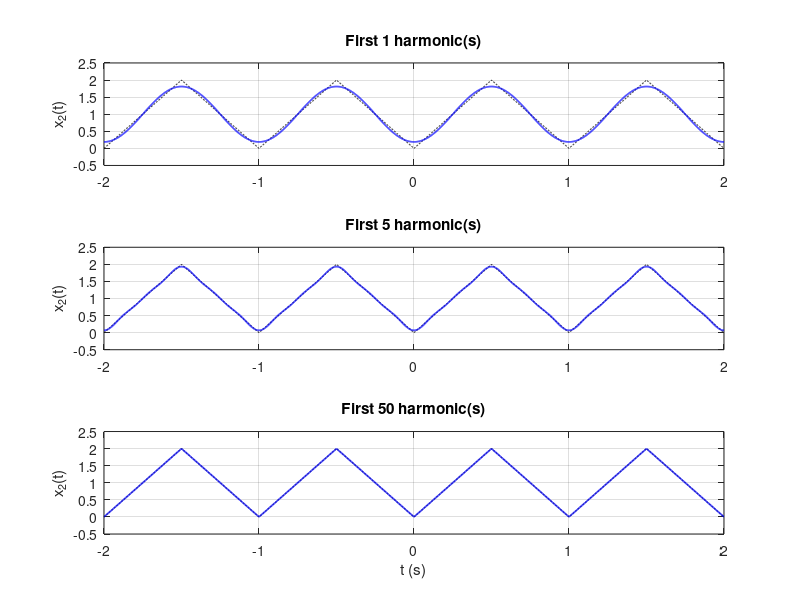

The MATLAB script that drew this image:
% ---------- q2_partial.m ----------
1;
function xN = tri_partial(N, t, w0)
  xN = ones(size(t));                          % a0 = 1
  for k = 1:2:N
    xN += -(8/(pi^2*k^2))*cos(k*w0*t);
  end
end

clear; close all; clc;
w0 = 2*pi; t = linspace(-2, 2, 4001);
x2 = 4*abs(t - round(t));                      % original triangular wave
Ns = [1 5 50];

figure(3);
for i = 1:3
  xN = tri_partial(Ns(i), t, w0);
  subplot(3,1,i);
  plot(t, x2, 'k--', t, xN, 'b', 'LineWidth', 1.2); grid on;
  ylim([-0.5 2.5]); ylabel('x_2(t)');
  title(sprintf('First %d harmonic(s)', Ns(i)));
  fprintf('N = %2d : max = %.4f, min = %.4f\n', Ns(i), max(xN), min(xN));
end
xlabel('t (s)');
print -dpng q2_partial.png
